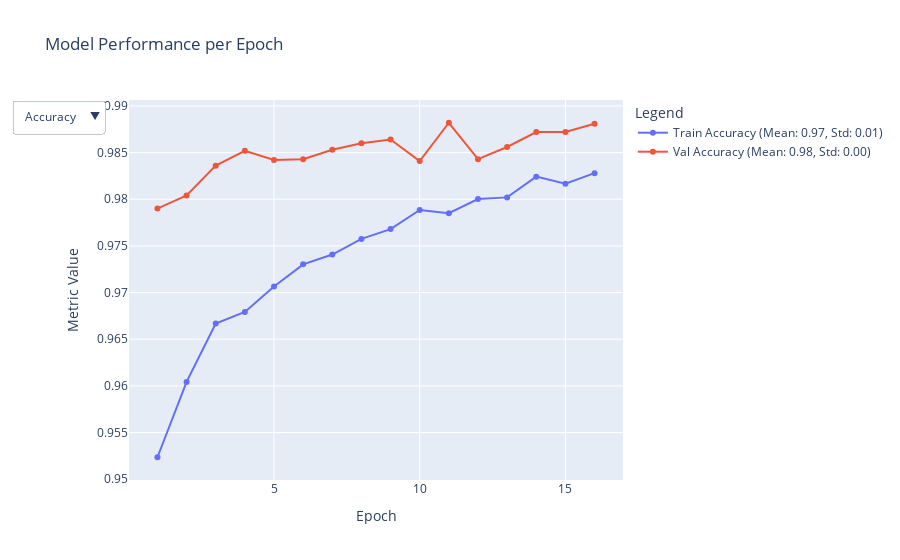

Notebook code for this chart:
### Code cell
# Scatter plots for each metric using an interactive view with Plotly

scatter_plot_metrics(history_path)

### Figure 1 — Plotly figure (JSON) as saved in the notebook; plotly's stock layout.template omitted (floating-point values rounded to 4 significant figures)
{"data": [{"mode": "lines+markers", "name": "Train Accuracy (Mean: 0.97, Std: 0.01)", "type": "scatter", "visible": true, "x": [1, 2, 3, 4, 5, 6, 7, 8, 9, 10, 11, 12, 13, 14, 15, 16], "y": [0.9524, 0.9604, 0.9667, 0.9679, 0.9707, 0.973, 0.9741, 0.9758, 0.9768, 0.9789, 0.9785, 0.98, 0.9802, 0.9824, 0.9817, 0.9828]}, {"mode": "lines+markers", "name": "Val Accuracy (Mean: 0.98, Std: 0.00)", "type": "scatter", "visible": true, "x": [1, 2, 3, 4, 5, 6, 7, 8, 9, 10, 11, 12, 13, 14, 15, 16], "y": [0.979, 0.9804, 0.9836, 0.9852, 0.9842, 0.9843, 0.9853, 0.986, 0.9864, 0.9841, 0.9882, 0.9843, 0.9856, 0.9872, 0.9872, 0.9881]}, {"mode": "lines+markers", "name": "Train Loss (Mean: 0.07, Std: 0.02)", "type": "scatter", "visible": false, "x": [1, 2, 3, 4, 5, 6, 7, 8, 9, 10, 11, 12, 13, 14, 15, 16], "y": [0.1296, 0.1029, 0.0904, 0.08718, 0.08099, 0.07452, 0.0724, 0.06711, 0.06511, 0.06159, 0.05843, 0.05798, 0.05697, 0.05211, 0.05042, 0.04873]}, {"mode": "lines+markers", "name": "Val Loss (Mean: 0.04, Std: 0.00)", "type": "scatter", "visible": false, "x": [1, 2, 3, 4, 5, 6, 7, 8, 9, 10, 11, 12, 13, 14, 15, 16], "y": [0.05512, 0.0554, 0.04634, 0.043, 0.04312, 0.0465, 0.04366, 0.04177, 0.04072, 0.04718, 0.03692, 0.04755, 0.04394, 0.04029, 0.03927, 0.04144]}, {"mode": "lines+markers", "name": "Train Precision (Mean: 0.98, Std: 0.01)", "type": "scatter", "visible": false, "x": [1, 2, 3, 4, 5, 6, 7, 8, 9, 10, 11, 12, 13, 14, 15, 16], "y": [0.959, 0.966, 0.9719, 0.9719, 0.9741, 0.9775, 0.9773, 0.9798, 0.9807, 0.9819, 0.9818, 0.9829, 0.9836, 0.9855, 0.9841, 0.9853]}, {"mode": "lines+markers", "name": "Val Precision (Mean: 0.99, Std: 0.00)", "type": "scatter", "visible": false, "x": [1, 2, 3, 4, 5, 6, 7, 8, 9, 10, 11, 12, 13, 14, 15, 16], "y": [0.9894, 0.994, 0.9883, 0.9893, 0.9921, 0.9909, 0.9929, 0.9921, 0.9903, 0.9906, 0.9897, 0.9932, 0.9887, 0.9897, 0.9906, 0.992]}], "layout": {"legend": {"title": {"text": "Legend"}}, "title": {"text": "Model Performance per Epoch"}, "updatemenus": [{"buttons": [{"args": [{"visible": [true, true, false, false, false, false]}, {"title": "Accuracy"}], "label": "Accuracy", "method": "update"}, {"args": [{"visible": [false, false, true, true, false, false]}, {"title": "Loss"}], "label": "Loss", "method": "update"}, {"args": [{"visible": [false, false, false, false, true, true]}, {"title": "Precision"}], "label": "Precision", "method": "update"}], "direction": "down", "showactive": true}], "xaxis": {"title": {"text": "Epoch"}}, "yaxis": {"title": {"text": "Metric Value"}}}}
